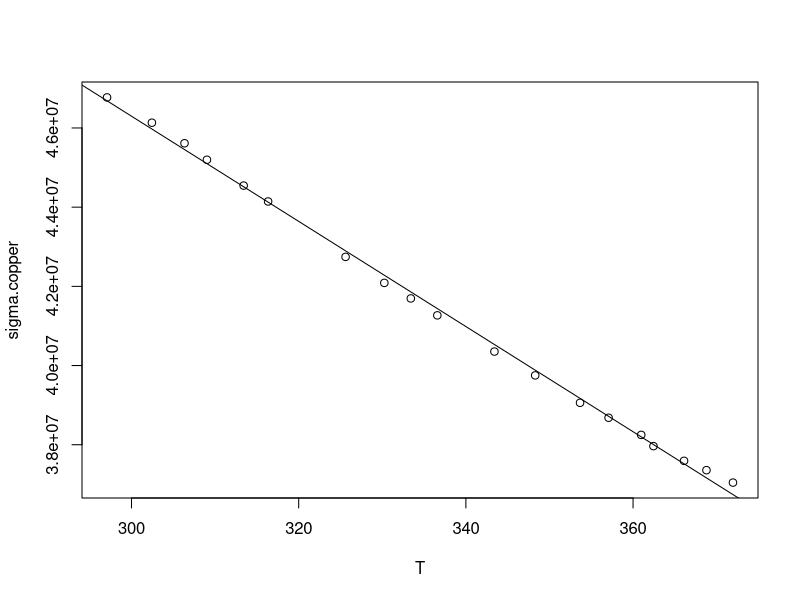
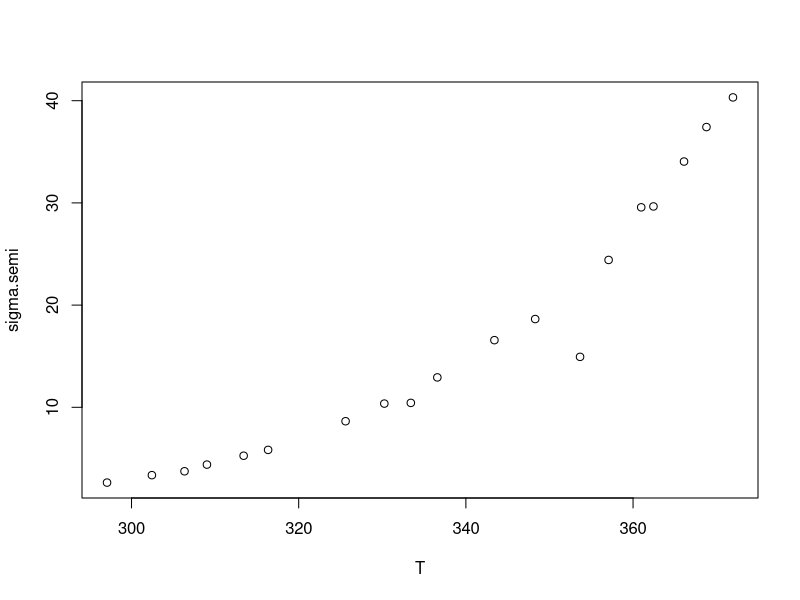
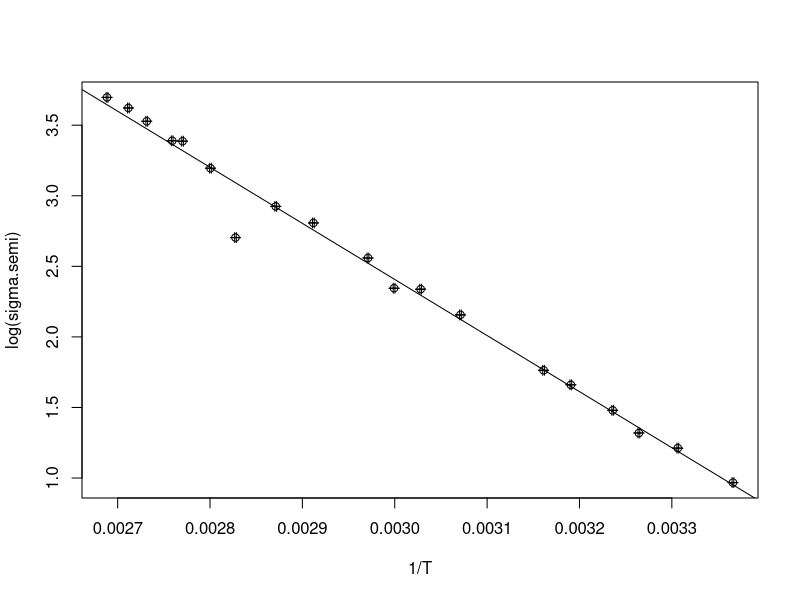

R code for these plots, in order:
data <- read.table("data.txt", header=TRUE)
l <- 23.4 # m
d <- 0.07 * 10 ** -3 # mm
a <- 4.1 * 10 ** -3 # mm
b <- 4.1 * 10 ** -3 # mm
c <- 29.2 * 10 ** -3 # mm
sens <- 41 * 10 ** -3 # mv / deg
T0 <- 273 + 27 # deg C
T <- T0 + data$U / sens # deg C
sigma.copper <- l / (data$R.copper * pi * (d / 2) ** 2)
sigma.semi <- c / (data$R.semi * a * b)
# print(data)
# print(T)
# print(sigma.copper)
# print(sigma.semi)

plot.errors <- function(x, y, eps.x, eps.y) {
    dx = max(x) * eps.x / 2
    dy = max(y) * eps.y / 2
    arrows(x, y - dy, x, y + dy, angle=90, code=3, length=0.05)
    arrows(x - dx, y, x + dx, y, angle=90, code=3, length=0.05)
}

plot(T, sigma.copper, "p")
linear <- lsfit(T, sigma.copper)
angle <- linear$coefficients[2]
abline(linear)
print(1.0 / sigma.copper[1] * angle)

plot(T, sigma.semi, "p")
linear <- lsfit(T, sigma.semi)
angle <- linear$coefficients[2]

x <- 1/T
y <- log(sigma.semi)
plot(1/T, log(sigma.semi), "p")
linear <- lsfit(1/T, log(sigma.semi))
abline(linear)
linear <- lsfit(1/T, log(sigma.semi))
angle <- linear$coefficients[[2]]
k <- 8.16 * 10 ** -5
print(angle)
delta <- 2 * k * angle
print(delta)

write.csv2(data.frame(T, 1/T, sigma.copper, sigma.semi, log(sigma.copper), log(sigma.semi)), "data.csv")
sx2 <- (mean(x ** 2) - mean(x) ** 2) 
sy2 <- (mean(y ** 2) - mean(y) ** 2) 
a <- ( mean(x*y) - mean(x)*mean(y) ) / sx2
da <- 2 * sqrt(1.0 / (length(x) - 2) * (sy2 / sx2 - a ** 2))
eps.a = da / a / 100

print(c(a, da, eps.a, eps.a))
plot.errors(x, y, eps.a, eps.a)

